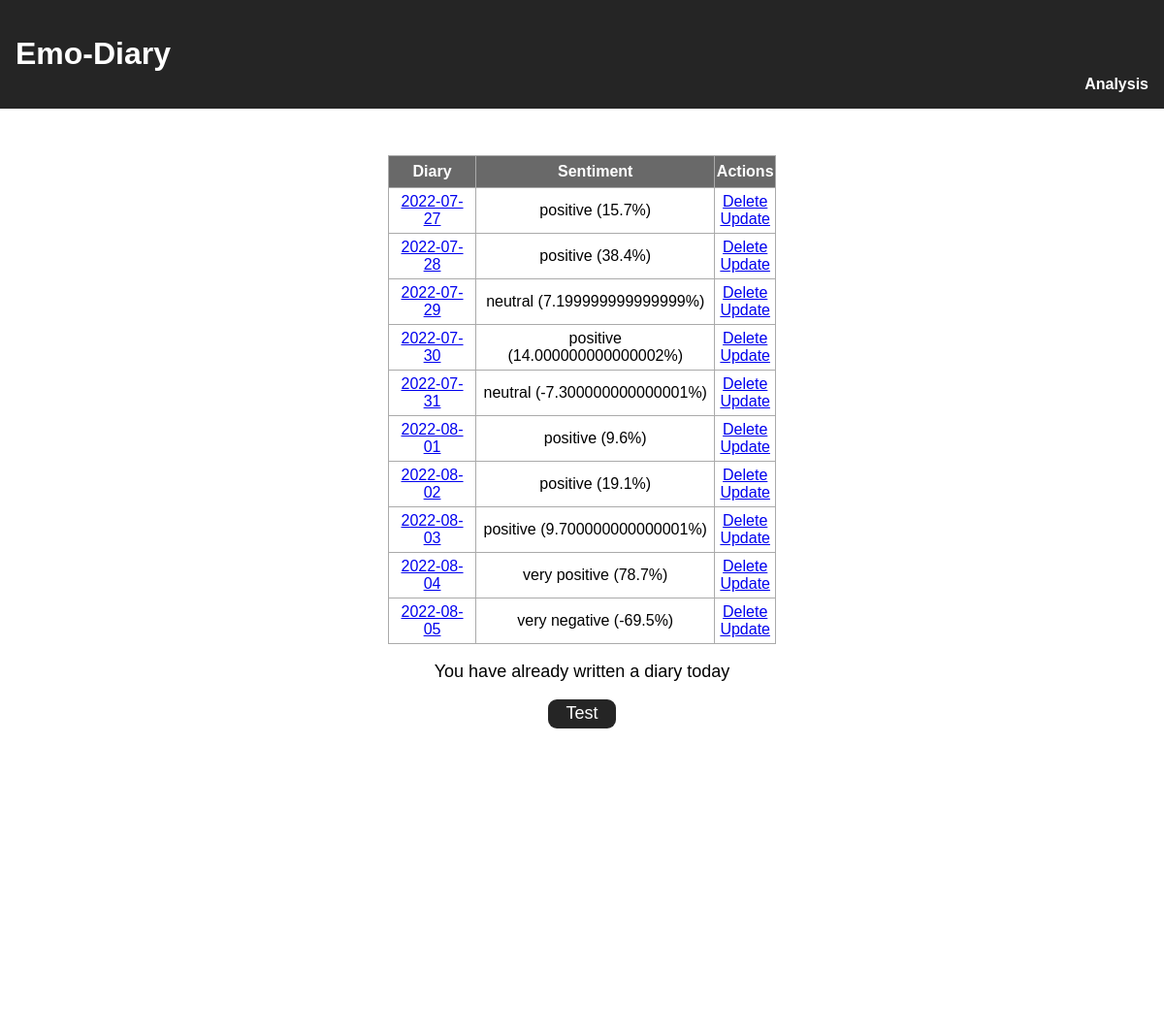
Before: / with the older database file.
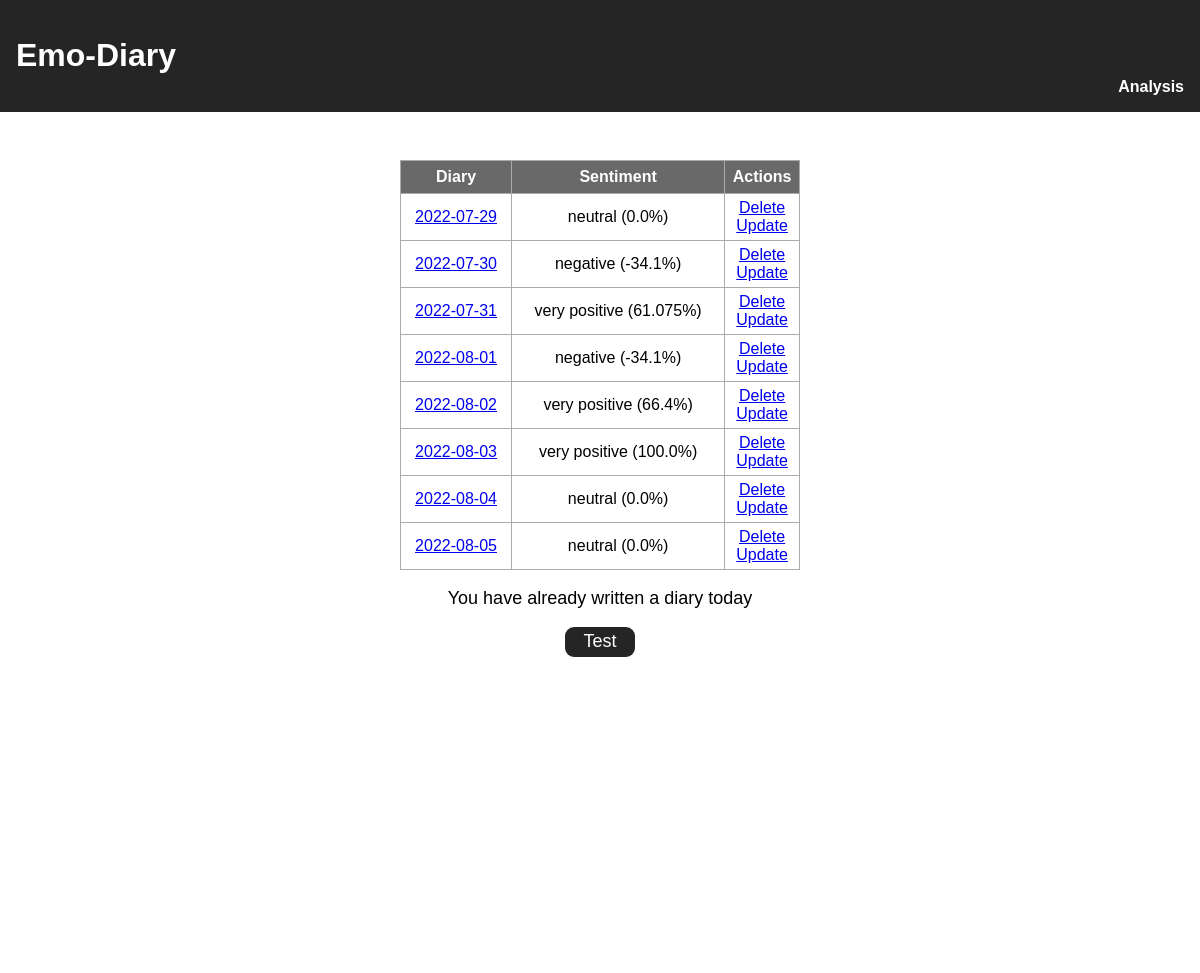
After: the same page with the newer database file.
### app.py (models this page shows, shortened)
class Todo(db.Model):
    id = db.Column(db.Integer, primary_key=True)
    content = db.Column(db.Text, nullable=False)
    title = db.Column(db.String(200), nullable=True)
    date_created = db.Column(db.DateTime, default=datetime.utcnow)
    sentiment = db.Column(db.Float, nullable=False)

### app.py (the view)
@app.route('/', methods=['POST', 'GET'])
def index():
    if request.method == 'POST':
        task_content = request.form['content']
        try:
            new_task = Todo(content=task_content, sentiment=sa(task_content), date_created=Todo.query.order_by(Todo.date_created).all()[0].date_created - timedelta(days=1))
        except:
            new_task = Todo(content=task_content, sentiment=sa(task_content))
        try:
            db.session.add(new_task)
            db.session.commit()
            return redirect('/')
        except:
            return 'There was an issue adding your task'
    else:
        tasks = Todo.query.order_by(Todo.date_created).all()
        try:
            if str(tasks[-1].date_created.date()) == str(datetime.today().strftime('%Y-%m-%d')):
                return render_template('index.html', tasks=tasks, show='hidden', show_tip="visible")
            else:
                return render_template('index.html', tasks=tasks, show='visible', show_tip="hidden")
        except:
            return render_template('index.html', tasks=tasks, show_tip="hidden")

### templates/index.html (shortened to what this page needs)
{% extends 'base.html' %}
{% block body %}
<div class="content" style="background-color: white;">
    {% if tasks|length < 1 %}
    <h4 style="text-align: center">There are no diary. Write one below!</h4>
    {% else %}
    <table style="margin-top:3em">
        <tr style="background-color: dimgray; color: white; font-weight: bold;">
            <th>Diary</th>
            <th>Sentiment</th>
            <th>Actions</th>
        </tr>
        {% for task in tasks %}
            <tr>
                <td><a href="/read/{{ task.id }}">{{ task.date_created.date() }}</a></td>
                <td>{% if 0.075 >= task.sentiment >= -0.075 %} neutral {% elif 0.5 > task.sentiment > 0.075 %} positive {% elif task.sentiment > 0.5 %} very positive {% elif -0.5 < task.sentiment < -0.075 %} negative {% else %} very negative {% endif %} ({{ task.sentiment*100|round(2, method='ceil') }}%)</td>
                <td>
                    <a href="/delete/{{task.id}}">Delete</a>
                    <br>
                    <a href="/update/{{task.id}}">Update</a>
                </td>
            </tr>
        {% endfor %}
    </table>
    {% endif %}
    <p style="font-size:18px; text-align:center; visibility: {{show_tip}};">You have already written a diary today</p>
    <div style="display: flex; justify-content: center;"><a href="/test" style="font-size: 18px; text-align: center; visibility: {{show_tip}}; text-decoration: none; color: white; padding-right: 1em; padding-left: 1em; padding-top: 0.25em; padding-bottom: 0.25em; border-radius:0.5em; background-color: rgb(37, 37, 37);">Test</a></div>
</div>
{% endblock %}

### templates/base.html (shortened to what this page needs)
<!DOCTYPE html>
<html lang="en">
<head>
    <link rel="stylesheet" href="{{ url_for('static', filename='css/main.css') }}">
</head>
<body>
    <div class="header" style="background-color: rgb(37, 37, 37); width: auto; padding:1em; text-align: center; display:flex; justify-content:space-between;">
        <h1 style="color:white;"><a href="/" style="text-decoration:none; color:white;">Emo-Diary</a></h1>
        <a href="/parent" style="color:white; font-size:medium; font-weight:bold; font-size:1em; text-decoration:none; align-self: flex-end; ;">Analysis</a>
    </div>
    {% block body %}{% endblock %}
</body>
</html>

### static/css/main.css (style rules this page uses)
body, html { margin: 0; font-family: sans-serif; color: black; overflow: auto; -ms-overflow-style: none; scrollbar-width: none; }
.content { margin: 0 auto; width: 400px; }
table, td, th { border: 1px solid #aaa; }
table { border-collapse: collapse; width: 100%; }
th { height: 30px; }
td { text-align: center; padding: 5px; }

Changed rows visible on the page:
removed Todo: date_created "2022-07-27", shows "positive", task.sentiment*100|round(2,method='ceil') "15.7"
removed Todo: date_created "2022-07-28", shows "positive", task.sentiment*100|round(2,method='ceil') "38.4"
removed Todo: date_created "2022-07-29", shows "neutral", task.sentiment*100|round(2,method='ceil') "7.199999999999999"
removed Todo: date_created "2022-07-30", shows "positive", task.sentiment*100|round(2,method='ceil') "14.000000000000002"
removed Todo: date_created "2022-07-31", shows "neutral", task.sentiment*100|round(2,method='ceil') "-7.300000000000001"
removed Todo: date_created "2022-08-01", shows "positive", task.sentiment*100|round(2,method='ceil') "9.6"
removed Todo: date_created "2022-08-02", shows "positive", task.sentiment*100|round(2,method='ceil') "19.1"
removed Todo: date_created "2022-08-03", shows "positive", task.sentiment*100|round(2,method='ceil') "9.700000000000001"
removed Todo: date_created "2022-08-04", shows "very positive", task.sentiment*100|round(2,method='ceil') "78.7"
removed Todo: date_created "2022-08-05", shows "very negative", task.sentiment*100|round(2,method='ceil') "-69.5"
added Todo: date_created "2022-07-29", shows "neutral", task.sentiment*100|round(2,method='ceil') "0.0"
added Todo: date_created "2022-07-30", shows "negative", task.sentiment*100|round(2,method='ceil') "-34.1"
added Todo: date_created "2022-07-31", shows "very positive", task.sentiment*100|round(2,method='ceil') "61.075"
added Todo: date_created "2022-08-01", shows "negative", task.sentiment*100|round(2,method='ceil') "-34.1"
added Todo: date_created "2022-08-02", shows "very positive", task.sentiment*100|round(2,method='ceil') "66.4"
added Todo: date_created "2022-08-03", shows "very positive", task.sentiment*100|round(2,method='ceil') "100.0"
added Todo: date_created "2022-08-04", shows "neutral", task.sentiment*100|round(2,method='ceil') "0.0"
added Todo: date_created "2022-08-05", shows "neutral", task.sentiment*100|round(2,method='ceil') "0.0"
